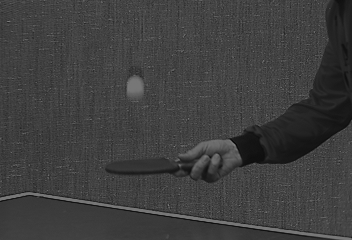
#> input picture TP4/bola_seq/bola_1.tiff, 352 x 240 px; its folder holds 2 pictures in this run
$ python tp4.py   (Python 2 division)   (older library calls are emulated)
#> lines starting #> are read from the running program, lines starting #| are printed output that depends on the picture
#> further down, img1 is the input picture: PIL image 352x240 L; min 6, max 126, mean 62.6
from PIL import Image
import numpy as np
import matplotlib.pyplot as plt
import scipy as sp
from time import time
from os import path
import scipy.misc as mi


def blockShaped(arr, nrows, ncols):
    h, w = arr.shape
    return arr.reshape(h//nrows, nrows, -1, ncols).swapaxes(1,2).reshape(-1, nrows, ncols)

def unblockShaped(arr, h, w):
    n, nrows, ncols = arr.shape
    return arr.reshape(h//nrows, -1, nrows, ncols).swapaxes(1,2).reshape(h, w)


def expand(arr, px, corner='pixel'):
#> called with px = 15, corner = 'pixel'
    h = arr.shape[0] # 240
#> h = 240
    w = arr.shape[1] # 352
#> w = 352
    ex_arr = np.zeros((h+2*px, w+2*px))
    ex_arr[px:h+px, px:w+px] = arr # inserir imagem i no meio
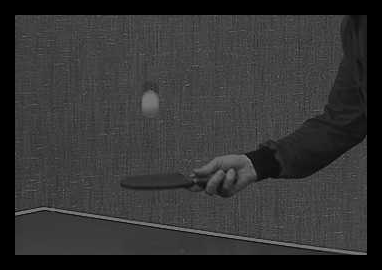
#> ex_arr: shape (270, 382) float64; min 0, max 145, mean 51.3
    ex_arr[:px, px:px+w] = arr[0] # linas topo
    ex_arr[px+h:, px:px+w] = arr[-1] # linhas de baixo
    ex_arr[px:px+h,:px ] = arr.T[0][:,None] # linhas esquerda
    ex_arr[px:px+h, px+w:] = arr.T[-1][:,None] # linhas direita
    if corner == 'pixel':
        ex_arr[:px, :px] = np.ones((px, px))*arr[0, 0] # top left corner
        ex_arr[:px, px+w:] = np.ones((px, px))*arr[0, -1] # top right corner
#> ex_arr: shape (270, 382) float64; min 0, max 145, mean 61.9
        ex_arr[px+h:, :px] = np.ones((px, px))*arr[-1, 0] # bottom left corner
        ex_arr[px+h:, px+w:] = np.ones((px, px))*arr[-1, -1] # bottom right corner
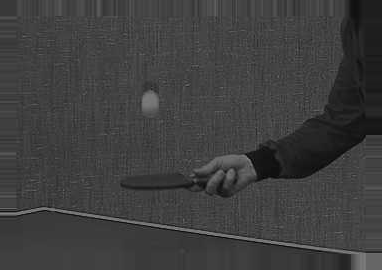
#> ex_arr: shape (270, 382) float64; min 0, max 145, mean 62.3
    elif corner == 'average':
        ex_arr[:px, :px] = (arr[0, :px][::-1] + arr.T[0, :px][::-1][:,None]) / 2. # top left corner
        ex_arr[:px, px+w:] = (arr[0, -px:][::-1] + arr.T[-1:, :px][:,None]) / 2. # top right corner
        ex_arr[px+h:, :px] = (arr[-1, :px] + arr.T[0, -px:][::-1][:,None]) / 2. # bottom left corner
        ex_arr[px+h:, px+w:] = (arr[-1, -px:][::-1] + arr.T[-1, -px:][::-1][:,None]) / 2. # bottom right corner
    elif corner == 'inverted':
        ex_arr[:px, :px] = np.fliplr(np.fliplr(arr[:px, :px]).T) # top left corner
        ex_arr[:px, px+w:] = arr[:px, -px:].T # top right corner
        ex_arr[px+h:, :px] = arr[-px:, :px].T # bottom left corner
        ex_arr[px+h:, px+w:] = np.fliplr(np.fliplr(arr[-px:, -px:]).T) # bottom right corner
    else:
        # TODO raise exeption 'unknown corner value'
        pass
    return ex_arr


def mae(P, I):
    return np.sum(np.abs(P-I))


def getPImages(num_imagens):
    # Vai buscar todas as images e devolve um array
#> called with num_imagens = 10
    P_arr = []
    for i in range(num_imagens):
        P = np.array(Image.open("bola_seq/bola_" + str(i + 2) + ".tiff")).astype('float')
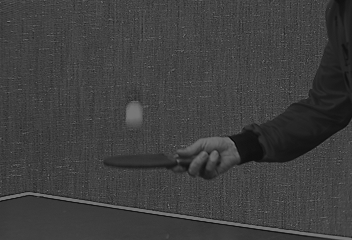
#> input picture TP4/bola_seq/bola_2.tiff, 352 x 240 px
        P_arr.append(P)
    return P_arr


# [44 lines left out: functions search, IToBlocks, macroSearch, getCodedImages, compose, not called in this run]

def getBlock(block, vec):
    return block[vec[0]:vec[0]+16, vec[1]:vec[1]+16]


if __name__ == "__main__":


    # [23 lines of commented-out code are left out]
    print "image 1...",
    # Ler Imagem I
    img1 = Image.open("bola_seq/bola_1.tiff")
    # Guardar a Imagem I codificada
    img1.save("ex3/bola_1.jpeg", "JPEG", quality=50)
    # Le Imagem I codificada
    I_arr = np.array(Image.open("ex3/bola_1.jpeg")).astype('float')
    print "done"
    # Imagem I como array
    I = np.array(I_arr).astype('float')
    # Imagem I expandida para pequisa mais facil
    I_exp = expand(I, 15, corner='pixel')
    # Arrays das imagens P's e respetivos
    # P_coded_arr = []
    # Array de vectores de compensacao de movimento
    P_vecs_arr = []
    # Array das imagens P
#> (the run stopped early here; a loop or call above may not have finished)
